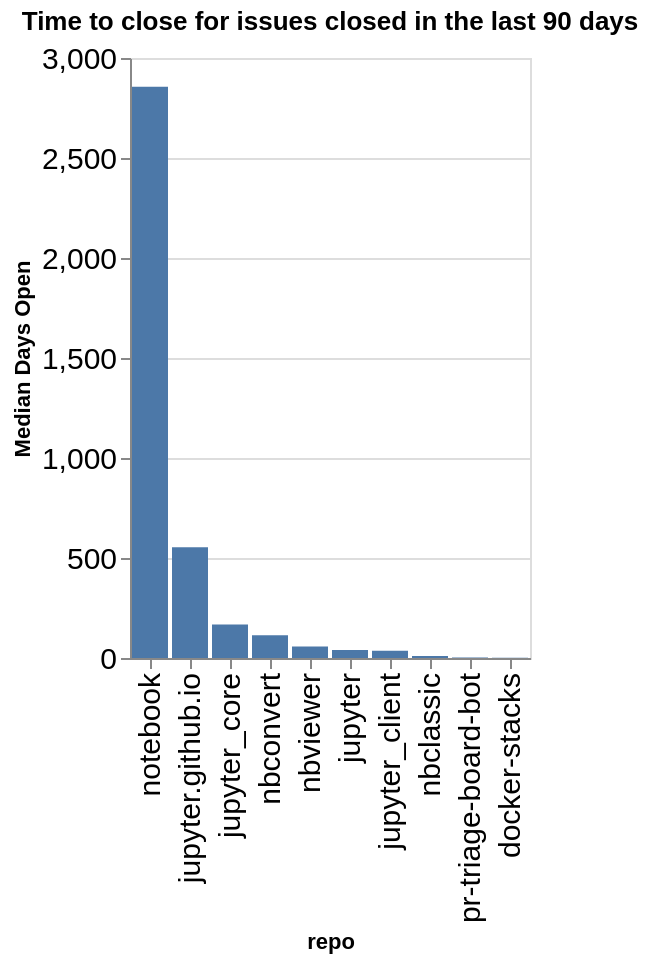

Notebook code for this chart:
### Code cell
time_open = closed.groupby(['org', 'repo']).agg({'time_open': 'median'}).reset_index()
time_open['time_open'] = time_open['time_open'] / (60 * 60 * 24)
time_open['org/repo'] = time_open.apply(lambda a: a['org'] + '/' + a['repo'], axis=1)
sorted_vals = time_open.sort_values(['org', 'time_open'], ascending=False)['repo'].values
alt.Chart(data=time_open, title=f"Time to close for issues closed in the last {n_days} days").mark_bar().encode(
    x=alt.X('repo', sort=alt.Sort(sorted_vals.tolist())),
    y=alt.Y('time_open', title="Median Days Open"),
)

### Figure 1 — Vega-Lite specification as saved in the notebook (floating-point values rounded to 4 significant figures)
{"config": {"axisLeft": {"labelFontSize": 15}, "axisBottom": {"labelFontSize": 15}}, "data": {"name": "data-97e86e44892960cccfc8a8ca7ffa3726"}, "mark": {"type": "bar"}, "encoding": {"x": {"field": "repo", "sort": ["notebook", "jupyter.github.io", "jupyter_core", "nbconvert", "nbviewer", "jupyter", "jupyter_client", "nbclassic", "pr-triage-board-bot", "docker-stacks"], "type": "nominal"}, "y": {"field": "time_open", "title": "Median Days Open", "type": "quantitative"}}, "title": "Time to close for issues closed in the last 90 days", "$schema": "https://vega.github.io/schema/vega-lite/v5.20.1.json", "datasets": {"data-97e86e44892960cccfc8a8ca7ffa3726": [{"org": "jupyter", "repo": "docker-stacks", "time_open": 0.6748, "org/repo": "jupyter/docker-stacks"}, {"org": "jupyter", "repo": "jupyter", "time_open": 39.47, "org/repo": "jupyter/jupyter"}, {"org": "jupyter", "repo": "jupyter.github.io", "time_open": 554.1, "org/repo": "jupyter/jupyter.github.io"}, {"org": "jupyter", "repo": "jupyter_client", "time_open": 35.74, "org/repo": "jupyter/jupyter_client"}, {"org": "jupyter", "repo": "jupyter_core", "time_open": 167.2, "org/repo": "jupyter/jupyter_core"}, {"org": "jupyter", "repo": "nbclassic", "time_open": 10.2, "org/repo": "jupyter/nbclassic"}, {"org": "jupyter", "repo": "nbconvert", "time_open": 113.8, "org/repo": "jupyter/nbconvert"}, {"org": "jupyter", "repo": "nbviewer", "time_open": 57.54, "org/repo": "jupyter/nbviewer"}, {"org": "jupyter", "repo": "notebook", "time_open": 2856.0, "org/repo": "jupyter/notebook"}, {"org": "jupyter", "repo": "pr-triage-board-bot", "time_open": 2.079, "org/repo": "jupyter/pr-triage-board-bot"}]}}
